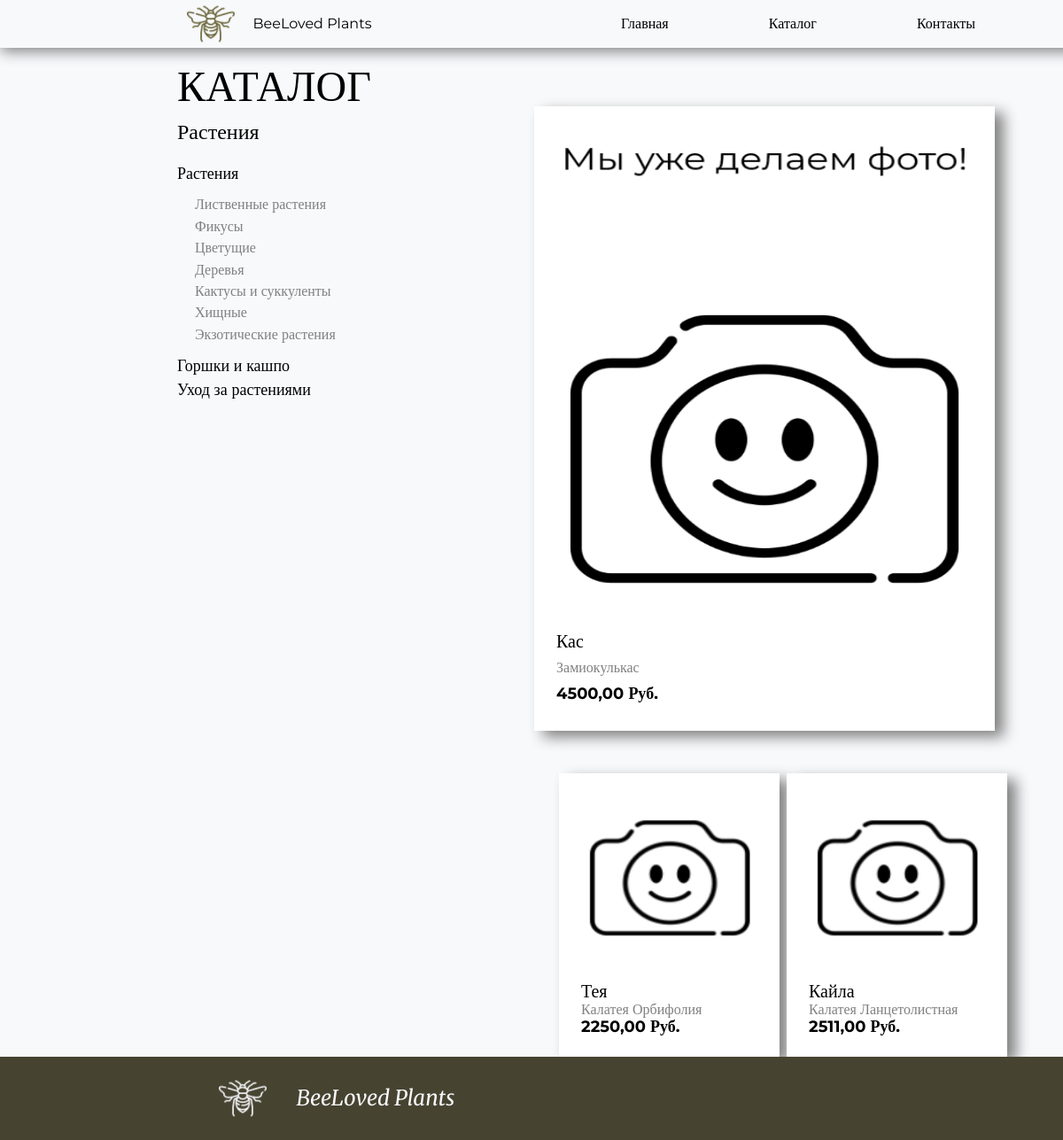
/catalog/rastenie/listvennye-rasteniya, run on the app's committed database.
### Catalog/models.py (models this page shows, shortened)
class Category(models.Model):
    name = models.CharField(verbose_name="Название категории", max_length=100)
    slug = models.SlugField(verbose_name="Slug", unique=True)
    class Meta:
        verbose_name = 'Категория'
        verbose_name_plural = 'Категории'
    def __str__(self):
        return self.name

class PlantCategory(models.Model):
    name = models.CharField(verbose_name="Название категории растения", max_length=100)
    slug = models.SlugField(verbose_name="Slug", unique=True)
    class Meta:
        verbose_name = 'Категория растений'
        verbose_name_plural = 'Категории растений'

class Product(models.Model):
    category = models.ForeignKey(Category, verbose_name="Категория товара", related_name='products', on_delete=models.CASCADE)
    name = models.CharField(verbose_name="Название товара", max_length=100)
    slug = models.SlugField(verbose_name="Slug", unique=True)
    description = models.TextField(verbose_name="Описание товара", max_length=750)
    plant_name = models.CharField(verbose_name="Имя растения", max_length=30, blank=True)
    plant_category = models.ForeignKey(PlantCategory, verbose_name="Категория растения", related_name='products', on_delete=models.CASCADE, blank=True)
    price = models.DecimalField(verbose_name="Цена товара", max_digits=8, decimal_places=2)
    available = models.BooleanField(verbose_name="Доступно к продаже", default=True)
    main_image = models.ImageField(verbose_name="Главное изображение", upload_to='products/', blank=True)
    class Meta:
        verbose_name = 'Товар'
        verbose_name_plural = 'Товары'

### Catalog/views.py (the view)
# urls.py: path('', views.product_list, name='product_list'),
def product_list(request, category_slug=None, plant_category_slug=None):
    category = ''
    plant_category = ''
    products = Product.objects.filter(available=True)
    categories = Category.objects.all()
    plant_categories = PlantCategory.objects.all()
    if category_slug:
        category = get_object_or_404(Category, slug=category_slug)
        products = products.filter(category=category)
    if plant_category_slug:
        plant_category = get_object_or_404(PlantCategory, slug=plant_category_slug)
        products = products.filter(plant_category=plant_category)
    return render(request, 'catalog.html', {
        'category': category,
        'plant_category': plant_category,
        'products': products,
        'categories': categories,
        'plant_categories': plant_categories,
    })

### Catalog/templates/catalog.html (shortened to what this page needs)
{% extends 'index.html' %}
{% block content %}
<div class="catalog-wrapper">
    <div class="catalog-aside">
        <div class="catalog-title">
            КАТАЛОГ
            {% if category %}
                <div class="catalog-category-name">
                    {{ category }}
                </div>
            {% endif %}
        </div>
        <div class="catalog-filters">
            <div class="category">
                {% for category in categories %}
                    <li>
                        <a href="{% url 'Catalog:product_list_by_category' category.slug %}">{{ category.name }}</a>
                    </li>
                    {% if category.name == 'Растения' %}
                        <div class="catalog-plant-categories">
                            {% for plant_category in plant_categories %}
                                <li>
                                    <a href="{% url 'Catalog:product_list_by_category_and_type' category.slug plant_category.slug %}">{{ plant_category.name }}</a>
                                </li>
                            {% endfor %}
                        </div>
                    {% endif %}
                {% endfor %}
            </div>
        </div>
    </div>
    <div class="catalog-content">
        <div class="catalog-cards">
            {% if products %}
                {% for element in products %}
                    {% if forloop.counter0|divisibleby:"5" %}
                        <a href="{% url 'Catalog:product_detail' element.slug %}">
                            <div class="catalog-card catalog-card-large">
                                {% if element.main_image %}
                                    <img class="catalog-card-image-large" src="{{ element.main_image.url }}">
                                {% else %}
                                    <img class="catalog-card-image-large" src="/static/src/none-img.png">
                                {% endif %}
                                <div class="catalog-card-info">
                                    {% if element.plant_name %}
                                        <div class="catalog-card-name">{{ element.plant_name }}</div>
                                    {% endif %}
                                    <div class="catalog-card-sub-name">{{ element.name }}</div>
                                    <div class="catalog-card-price">{{ element.price }} Руб.</div>
                                </div>
                            </div>
                        </a>
                        {% if forloop.counter0|divisibleby:"5" %}
                            <div class="small-columns-container">
                        {% endif %}
                    {% else %}
                            <a href="{% url 'Catalog:product_detail' element.slug %}">
                                <div class="catalog-card catalog-card-small">
                                    {% if element.main_image %}
                                        <img class="catalog-card-image-small" src="{{ element.main_image.url }}">
                                    {% else %}
                                        <img class="catalog-card-image-small" src="/static/src/none-img-small.png">
                                    {% endif %}
                                <div class="catalog-card-info">
                                    <div class="catalog-card-name">{{ element.plant_name }}</div>
                                    <div class="catalog-card-sub-name">{{ element.name }}</div>
                                    <div class="catalog-card-price">{{ element.price }} Руб.</div>
                                </div>
                                </div>
                            </a>
                        {% if forloop.last or forloop.counter0|add:"1"|divisibleby:"5" %}
                            </div>
                        {% endif %}
                    {% endif %}
                {% endfor %}
            {% else %}
                <div class="catalog-empty">
                    Товары данной категории скоро станут доступны к продаже!
                </div>
            {% endif %}
        </div>
    </div>
</div>
{% endblock %}

### static/normilize.css (style rules this page uses)
html { line-height: 1.15; -webkit-text-size-adjust: 100%; }
body { margin: 0; }
a { background-color: transparent; }
img { border-style: none; }

### static/style.css (style rules this page uses)
html, body { font-family: "Montserrat"; background-color: #F8F9FB; display: flex; flex-direction: column; min-height: 100vh; }
.catalog-wrapper { display: flex; }
.catalog-title { font-size: 48px; }
.catalog-category-name { padding-top: 10px; font-size: 24px; }
.catalog-aside { display: flex; flex-direction: column; justify-content: space-between; height: 180px; }
.catalog-filters { padding-top: 20px; }
.catalog-filters li { padding: 3px 0px; list-style-type: none; }
.catalog-filters a { font-size: 18px; color: black; text-decoration: none; }
.catalog-plant-categories { padding: 10px 20px; font-size: 16px; }
.catalog-plant-categories a { color: gray; font-size: 16px; }
.catalog-content { padding-left: 170px; padding-top: 50px; }
.catalog-cards { display: flex; flex-wrap: wrap; flex-direction: row; justify-content: space-around; }
.catalog-cards a { color: black; text-decoration: none; }
.catalog-card { display: flex; flex-direction: column; justify-content: space-around; background-color: white; padding: 10px 10px; box-shadow: 10px 7px 15px gray; }
.catalog-card-image-large { object-fit: obtain; width: 100%; height: 80%; }
.catalog-card-image-small { object-fit: obtain; width: 100%; height: 70%; }
.catalog-card-large { width: 500px; height: 685px; margin-bottom: 48px; }
.small-columns-container { display: flex; flex-wrap: wrap; flex-direction: row; padding-left: 42px; width: 506px; justify-content: space-between; }
.catalog-card-small { width: 229px; height: 300px; }
.catalog-card-info { display: flex; flex-direction: column; height: 80px; justify-content: space-between; padding: 15px; }
.catalog-card-name { font-size: 20px; }
.catalog-card-sub-name { color: gray; }
.catalog-card-price { font-size: 18px; font-weight: 700; }

### data on the page
Category: name "Растения"
PlantCategory: name "Лиственные растения"
PlantCategory: name "Фикусы"
PlantCategory: name "Цветущие"
PlantCategory: name "Деревья"
PlantCategory: name "Кактусы и суккуленты"
PlantCategory: name "Хищные"
PlantCategory: name "Экзотические растения"
Category: name "Горшки и кашпо"
Category: name "Уход за растениями"
Product: plant_name "Кас", name "Замиокулькас", price "4500,00"
Product: plant_name "Тея", name "Калатея Орбифолия", price "2250,00"
Product: plant_name "Кайла", name "Калатея Ланцетолистная", price "2511,00"
